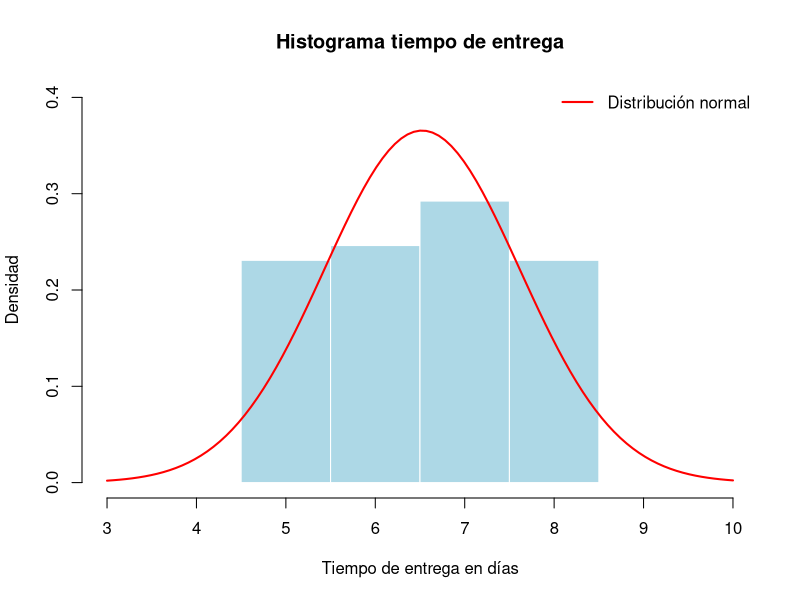

Write the R code that produced this figure.

#PARTE 1
tiempo = c(5, 7, 6, 8, 5, 6, 7, 8, 7, 6, 5, 8, 7,
  6, 5, 7, 8, 5, 6, 7, 8, 5, 6, 7, 8, 6,
  5, 7, 8, 6, 5, 7, 6, 8, 5, 6, 7, 8, 6,
  5, 7, 8, 5, 6, 7, 8, 7, 6, 5, 7, 8, 5,
  6, 7, 8, 7, 6, 5, 7, 8, 5, 6, 7, 8, 7)

n = length(tiempo)
media = mean(tiempo)
desviacion = sd(tiempo)

cat("Número de pedidos:", n, "\n")
cat("Media:", media, "días\n")
cat("Desviación estándar:", desviacion, "días\n")

#Histograma
hist(
    tiempo,
    breaks = seq(4.5, 8.5, by = 1),
    probability = TRUE,
    col = "lightblue",
    border = "white",
    main = "Histograma tiempo de entrega",
    xlab = "Tiempo de entrega en días",
    ylab = "Densidad",
    xlim = c(3,10), 
    ylim = c(0,0.4)
)

curve(
    dnorm(x, mean = media, sd = desviacion),
    from = 3, to =10,
    add = TRUE,
    col = "red",
    lwd = 2
)

legend(
    "topright",
    legend = c("Distribución normal"),
    col = c("red"),
    lwd = 2,
    bty = "n"
)

#calcular el intervalo de 95.4

limite_inferior = media - 2 * desviacion
limite_superior = media + 2 * desviacion

cat(
    "intervalo aproximado del 95.4%:",
    limite_inferior, "a", limite_superior, "dias\n"
)


#calcular la probabilidad de menos de 4 dias
probabilidad_menos_4 = pnorm(4, mean = media, sd = desviacion)
probabilidad_menos_4 * 100

cat("P(x < 4):", probabilidad_menos_4, "\n")
cat("Porcentaje:", probabilidad_menos_4 * 100, "%\n")


#PARTE 2

#intervalo de confianza del 95%
i_95 = t.test(tiempo, conf.level = 0.95)$conf.int
cat("Intervalo de confianza del 95%", i_95[1], "a", i_95[2], "dias\n")

#intervalo de confianza del 90%
i_90 = t.test(tiempo, conf.level = 0.90)$conf.int
cat("Intervalo de confianza del 90%", i_90[1], "a", i_90[2], "dias\n")
